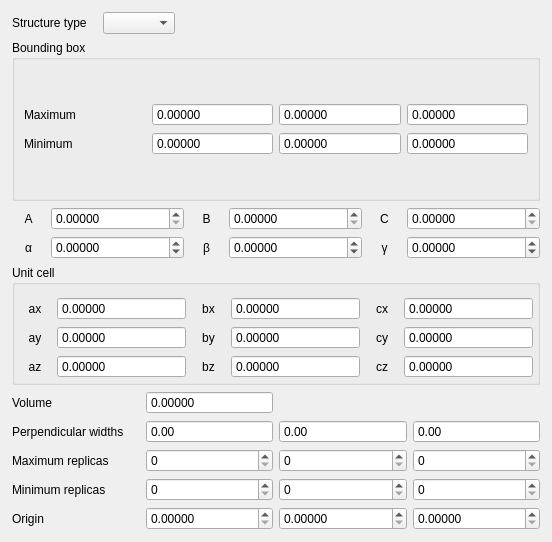
<?xml version="1.0" encoding="UTF-8"?>
<ui version="4.0">
 <class>CellMainWidget</class>
 <widget class="QWidget" name="CellMainWidget">
  <property name="geometry">
   <rect>
    <x>0</x>
    <y>0</y>
    <width>552</width>
    <height>542</height>
   </rect>
  </property>
  <property name="windowTitle">
   <string>Form</string>
  </property>
  <layout class="QVBoxLayout" name="verticalLayout_2" stretch="1,4,0,1,4,1,4">
   <property name="leftMargin">
    <number>12</number>
   </property>
   <property name="topMargin">
    <number>12</number>
   </property>
   <property name="rightMargin">
    <number>12</number>
   </property>
   <property name="bottomMargin">
    <number>12</number>
   </property>
   <item>
    <layout class="QHBoxLayout" name="horizontalLayout_5">
     <item>
      <widget class="QLabel" name="label">
       <property name="text">
        <string>Structure type</string>
       </property>
      </widget>
     </item>
     <item>
      <spacer name="horizontalSpacer">
       <property name="orientation">
        <enum>Qt::Horizontal</enum>
       </property>
       <property name="sizeType">
        <enum>QSizePolicy::Fixed</enum>
       </property>
       <property name="sizeHint" stdset="0">
        <size>
         <width>10</width>
         <height>20</height>
        </size>
       </property>
      </spacer>
     </item>
     <item>
      <widget class="QComboBox" name="cellStructureTypeComboBox">
       <property name="editable">
        <bool>false</bool>
       </property>
      </widget>
     </item>
     <item>
      <spacer name="horizontalSpacer_2">
       <property name="orientation">
        <enum>Qt::Horizontal</enum>
       </property>
       <property name="sizeHint" stdset="0">
        <size>
         <width>40</width>
         <height>20</height>
        </size>
       </property>
      </spacer>
     </item>
    </layout>
   </item>
   <item>
    <layout class="QVBoxLayout" name="verticalLayout_7">
     <item>
      <widget class="QGroupBox" name="groupBox">
       <property name="title">
        <string>Bounding box</string>
       </property>
       <layout class="QVBoxLayout" name="verticalLayout_6">
        <item>
         <layout class="QGridLayout" name="gridLayout">
          <item row="0" column="0">
           <widget class="QLabel" name="label_2">
            <property name="text">
             <string>Maximum</string>
            </property>
           </widget>
          </item>
          <item row="1" column="0">
           <widget class="QLabel" name="label_3">
            <property name="text">
             <string>Minimum</string>
            </property>
           </widget>
          </item>
          <item row="0" column="1">
           <widget class="CustomDoubleSpinBox" name="cellBoundingBoxMaxXDoubleSpinBox">
            <property name="readOnly">
             <bool>true</bool>
            </property>
            <property name="buttonSymbols">
             <enum>QAbstractSpinBox::NoButtons</enum>
            </property>
            <property name="keyboardTracking">
             <bool>false</bool>
            </property>
            <property name="decimals">
             <number>5</number>
            </property>
            <property name="maximum">
             <double>9999.989999999999782</double>
            </property>
           </widget>
          </item>
          <item row="0" column="2">
           <widget class="CustomDoubleSpinBox" name="cellBoundingBoxMaxYDoubleSpinBox">
            <property name="readOnly">
             <bool>true</bool>
            </property>
            <property name="buttonSymbols">
             <enum>QAbstractSpinBox::NoButtons</enum>
            </property>
            <property name="keyboardTracking">
             <bool>false</bool>
            </property>
            <property name="decimals">
             <number>5</number>
            </property>
            <property name="maximum">
             <double>9999.989999999999782</double>
            </property>
           </widget>
          </item>
          <item row="0" column="3">
           <widget class="CustomDoubleSpinBox" name="cellBoundingBoxMaxZDoubleSpinBox">
            <property name="readOnly">
             <bool>true</bool>
            </property>
            <property name="buttonSymbols">
             <enum>QAbstractSpinBox::NoButtons</enum>
            </property>
            <property name="keyboardTracking">
             <bool>false</bool>
            </property>
            <property name="decimals">
             <number>5</number>
            </property>
            <property name="minimum">
             <double>-9999.989999999999782</double>
            </property>
            <property name="maximum">
             <double>9999.989999999999782</double>
            </property>
           </widget>
          </item>
          <item row="1" column="3">
           <widget class="CustomDoubleSpinBox" name="cellBoundingBoxMinZDoubleSpinBox">
            <property name="readOnly">
             <bool>true</bool>
            </property>
            <property name="buttonSymbols">
             <enum>QAbstractSpinBox::NoButtons</enum>
            </property>
            <property name="keyboardTracking">
             <bool>false</bool>
            </property>
            <property name="decimals">
             <number>5</number>
            </property>
            <property name="maximum">
             <double>9999.989999999999782</double>
            </property>
           </widget>
          </item>
          <item row="1" column="2">
           <widget class="CustomDoubleSpinBox" name="cellBoundingBoxMinYDoubleSpinBox">
            <property name="readOnly">
             <bool>true</bool>
            </property>
            <property name="buttonSymbols">
             <enum>QAbstractSpinBox::NoButtons</enum>
            </property>
            <property name="keyboardTracking">
             <bool>false</bool>
            </property>
            <property name="decimals">
             <number>5</number>
            </property>
            <property name="minimum">
             <double>-9999.989999999999782</double>
            </property>
            <property name="maximum">
             <double>9999.989999999999782</double>
            </property>
           </widget>
          </item>
          <item row="1" column="1">
           <widget class="CustomDoubleSpinBox" name="cellBoundingBoxMinXDoubleSpinBox">
            <property name="readOnly">
             <bool>true</bool>
            </property>
            <property name="buttonSymbols">
             <enum>QAbstractSpinBox::NoButtons</enum>
            </property>
            <property name="keyboardTracking">
             <bool>false</bool>
            </property>
            <property name="decimals">
             <number>5</number>
            </property>
            <property name="minimum">
             <double>-9999.989999999999782</double>
            </property>
            <property name="maximum">
             <double>9999.989999999999782</double>
            </property>
           </widget>
          </item>
         </layout>
        </item>
       </layout>
      </widget>
     </item>
    </layout>
   </item>
   <item>
    <layout class="QGridLayout" name="gridLayout_5" columnstretch="1,4,1,4,1,4">
     <item row="1" column="0">
      <widget class="QLabel" name="label_22">
       <property name="text">
        <string>α</string>
       </property>
       <property name="alignment">
        <set>Qt::AlignCenter</set>
       </property>
      </widget>
     </item>
     <item row="0" column="2">
      <widget class="QLabel" name="label_20">
       <property name="text">
        <string>B</string>
       </property>
       <property name="alignment">
        <set>Qt::AlignCenter</set>
       </property>
      </widget>
     </item>
     <item row="1" column="4">
      <widget class="QLabel" name="label_24">
       <property name="text">
        <string>γ</string>
       </property>
       <property name="alignment">
        <set>Qt::AlignCenter</set>
       </property>
      </widget>
     </item>
     <item row="0" column="0">
      <widget class="QLabel" name="label_19">
       <property name="text">
        <string>A</string>
       </property>
       <property name="alignment">
        <set>Qt::AlignCenter</set>
       </property>
      </widget>
     </item>
     <item row="1" column="2">
      <widget class="QLabel" name="label_23">
       <property name="text">
        <string>β</string>
       </property>
       <property name="alignment">
        <set>Qt::AlignCenter</set>
       </property>
      </widget>
     </item>
     <item row="0" column="3">
      <widget class="CustomDoubleSpinBox" name="unitCellBDoubleSpinBox">
       <property name="readOnly">
        <bool>false</bool>
       </property>
       <property name="keyboardTracking">
        <bool>false</bool>
       </property>
       <property name="decimals">
        <number>5</number>
       </property>
       <property name="maximum">
        <double>999999.989999999990687</double>
       </property>
      </widget>
     </item>
     <item row="0" column="1">
      <widget class="CustomDoubleSpinBox" name="unitCellADoubleSpinBox">
       <property name="readOnly">
        <bool>false</bool>
       </property>
       <property name="keyboardTracking">
        <bool>false</bool>
       </property>
       <property name="decimals">
        <number>5</number>
       </property>
       <property name="maximum">
        <double>99999.990000000005239</double>
       </property>
      </widget>
     </item>
     <item row="1" column="1">
      <widget class="CustomDoubleSpinBox" name="unitCellAlphaDoubleSpinBox">
       <property name="readOnly">
        <bool>false</bool>
       </property>
       <property name="keyboardTracking">
        <bool>false</bool>
       </property>
       <property name="decimals">
        <number>5</number>
       </property>
       <property name="minimum">
        <double>-9999.989999999999782</double>
       </property>
       <property name="maximum">
        <double>9999.989999999999782</double>
       </property>
      </widget>
     </item>
     <item row="1" column="3">
      <widget class="CustomDoubleSpinBox" name="unitCellBetaDoubleSpinBox">
       <property name="readOnly">
        <bool>false</bool>
       </property>
       <property name="keyboardTracking">
        <bool>false</bool>
       </property>
       <property name="decimals">
        <number>5</number>
       </property>
       <property name="minimum">
        <double>-9999.989999999999782</double>
       </property>
       <property name="maximum">
        <double>9999.989999999999782</double>
       </property>
      </widget>
     </item>
     <item row="1" column="5">
      <widget class="CustomDoubleSpinBox" name="unitCellGammaDoubleSpinBox">
       <property name="readOnly">
        <bool>false</bool>
       </property>
       <property name="keyboardTracking">
        <bool>false</bool>
       </property>
       <property name="decimals">
        <number>5</number>
       </property>
       <property name="minimum">
        <double>-9999.989999999999782</double>
       </property>
       <property name="maximum">
        <double>9999.989999999999782</double>
       </property>
      </widget>
     </item>
     <item row="0" column="5">
      <widget class="CustomDoubleSpinBox" name="unitCellCDoubleSpinBox">
       <property name="readOnly">
        <bool>false</bool>
       </property>
       <property name="keyboardTracking">
        <bool>false</bool>
       </property>
       <property name="decimals">
        <number>5</number>
       </property>
       <property name="maximum">
        <double>999999.989999999990687</double>
       </property>
      </widget>
     </item>
     <item row="0" column="4">
      <widget class="QLabel" name="label_17">
       <property name="text">
        <string>C</string>
       </property>
       <property name="alignment">
        <set>Qt::AlignCenter</set>
       </property>
      </widget>
     </item>
    </layout>
   </item>
   <item>
    <layout class="QVBoxLayout" name="verticalLayout_3" stretch="2">
     <item>
      <layout class="QVBoxLayout" name="verticalLayout_4">
       <item>
        <widget class="QGroupBox" name="groupBox_2">
         <property name="title">
          <string>Unit cell</string>
         </property>
         <layout class="QVBoxLayout" name="verticalLayout_5">
          <property name="leftMargin">
           <number>4</number>
          </property>
          <property name="topMargin">
           <number>12</number>
          </property>
          <property name="rightMargin">
           <number>4</number>
          </property>
          <property name="bottomMargin">
           <number>4</number>
          </property>
          <item>
           <layout class="QGridLayout" name="gridLayout_2" columnstretch="1,4,1,4,1,4">
            <item row="2" column="4">
             <widget class="QLabel" name="label_12">
              <property name="text">
               <string>cz</string>
              </property>
              <property name="alignment">
               <set>Qt::AlignCenter</set>
              </property>
             </widget>
            </item>
            <item row="0" column="0">
             <widget class="QLabel" name="label_4">
              <property name="text">
               <string>ax</string>
              </property>
              <property name="alignment">
               <set>Qt::AlignCenter</set>
              </property>
             </widget>
            </item>
            <item row="0" column="2">
             <widget class="QLabel" name="label_7">
              <property name="text">
               <string>bx</string>
              </property>
              <property name="alignment">
               <set>Qt::AlignCenter</set>
              </property>
             </widget>
            </item>
            <item row="0" column="4">
             <widget class="QLabel" name="label_10">
              <property name="text">
               <string>cx</string>
              </property>
              <property name="alignment">
               <set>Qt::AlignCenter</set>
              </property>
             </widget>
            </item>
            <item row="1" column="0">
             <widget class="QLabel" name="label_5">
              <property name="text">
               <string>ay</string>
              </property>
              <property name="alignment">
               <set>Qt::AlignCenter</set>
              </property>
             </widget>
            </item>
            <item row="2" column="0">
             <widget class="QLabel" name="label_6">
              <property name="text">
               <string>az</string>
              </property>
              <property name="alignment">
               <set>Qt::AlignCenter</set>
              </property>
             </widget>
            </item>
            <item row="1" column="2">
             <widget class="QLabel" name="label_9">
              <property name="text">
               <string>by</string>
              </property>
              <property name="alignment">
               <set>Qt::AlignCenter</set>
              </property>
             </widget>
            </item>
            <item row="1" column="4">
             <widget class="QLabel" name="label_11">
              <property name="text">
               <string>cy</string>
              </property>
              <property name="alignment">
               <set>Qt::AlignCenter</set>
              </property>
             </widget>
            </item>
            <item row="2" column="2">
             <widget class="QLabel" name="label_8">
              <property name="text">
               <string>bz</string>
              </property>
              <property name="alignment">
               <set>Qt::AlignCenter</set>
              </property>
             </widget>
            </item>
            <item row="0" column="1">
             <widget class="CustomDoubleSpinBox" name="unitCellAXDoubleSpinBox">
              <property name="readOnly">
               <bool>true</bool>
              </property>
              <property name="buttonSymbols">
               <enum>QAbstractSpinBox::NoButtons</enum>
              </property>
              <property name="keyboardTracking">
               <bool>false</bool>
              </property>
              <property name="decimals">
               <number>5</number>
              </property>
              <property name="minimum">
               <double>-99999.990000000005239</double>
              </property>
              <property name="maximum">
               <double>99999.990000000005239</double>
              </property>
             </widget>
            </item>
            <item row="1" column="1">
             <widget class="CustomDoubleSpinBox" name="unitCellAYDoubleSpinBox">
              <property name="readOnly">
               <bool>true</bool>
              </property>
              <property name="buttonSymbols">
               <enum>QAbstractSpinBox::NoButtons</enum>
              </property>
              <property name="keyboardTracking">
               <bool>false</bool>
              </property>
              <property name="decimals">
               <number>5</number>
              </property>
              <property name="minimum">
               <double>-999.990000000000009</double>
              </property>
              <property name="maximum">
               <double>999.990000000000009</double>
              </property>
             </widget>
            </item>
            <item row="2" column="1">
             <widget class="CustomDoubleSpinBox" name="unitCellAZDoubleSpinBox">
              <property name="readOnly">
               <bool>true</bool>
              </property>
              <property name="buttonSymbols">
               <enum>QAbstractSpinBox::NoButtons</enum>
              </property>
              <property name="keyboardTracking">
               <bool>false</bool>
              </property>
              <property name="decimals">
               <number>5</number>
              </property>
              <property name="minimum">
               <double>-999.990000000000009</double>
              </property>
              <property name="maximum">
               <double>999.990000000000009</double>
              </property>
             </widget>
            </item>
            <item row="0" column="3">
             <widget class="CustomDoubleSpinBox" name="unitCellBXDoubleSpinBox">
              <property name="readOnly">
               <bool>true</bool>
              </property>
              <property name="buttonSymbols">
               <enum>QAbstractSpinBox::NoButtons</enum>
              </property>
              <property name="keyboardTracking">
               <bool>false</bool>
              </property>
              <property name="decimals">
               <number>5</number>
              </property>
              <property name="minimum">
               <double>-99999.990000000005239</double>
              </property>
              <property name="maximum">
               <double>99999.990000000005239</double>
              </property>
             </widget>
            </item>
            <item row="1" column="3">
             <widget class="CustomDoubleSpinBox" name="unitCellBYDoubleSpinBox">
              <property name="readOnly">
               <bool>true</bool>
              </property>
              <property name="buttonSymbols">
               <enum>QAbstractSpinBox::NoButtons</enum>
              </property>
              <property name="keyboardTracking">
               <bool>false</bool>
              </property>
              <property name="decimals">
               <number>5</number>
              </property>
              <property name="minimum">
               <double>-99999.990000000005239</double>
              </property>
              <property name="maximum">
               <double>99999.990000000005239</double>
              </property>
             </widget>
            </item>
            <item row="2" column="3">
             <widget class="CustomDoubleSpinBox" name="unitCellBZDoubleSpinBox">
              <property name="readOnly">
               <bool>true</bool>
              </property>
              <property name="buttonSymbols">
               <enum>QAbstractSpinBox::NoButtons</enum>
              </property>
              <property name="keyboardTracking">
               <bool>false</bool>
              </property>
              <property name="decimals">
               <number>5</number>
              </property>
              <property name="minimum">
               <double>-99999.990000000005239</double>
              </property>
              <property name="maximum">
               <double>99999.990000000005239</double>
              </property>
             </widget>
            </item>
            <item row="0" column="5">
             <widget class="CustomDoubleSpinBox" name="unitCellCXDoubleSpinBox">
              <property name="readOnly">
               <bool>true</bool>
              </property>
              <property name="buttonSymbols">
               <enum>QAbstractSpinBox::NoButtons</enum>
              </property>
              <property name="keyboardTracking">
               <bool>false</bool>
              </property>
              <property name="decimals">
               <number>5</number>
              </property>
              <property name="minimum">
               <double>-99999.990000000005239</double>
              </property>
              <property name="maximum">
               <double>99999.990000000005239</double>
              </property>
             </widget>
            </item>
            <item row="1" column="5">
             <widget class="CustomDoubleSpinBox" name="unitCellCYDoubleSpinBox">
              <property name="readOnly">
               <bool>true</bool>
              </property>
              <property name="buttonSymbols">
               <enum>QAbstractSpinBox::NoButtons</enum>
              </property>
              <property name="keyboardTracking">
               <bool>false</bool>
              </property>
              <property name="decimals">
               <number>5</number>
              </property>
              <property name="minimum">
               <double>-99999.990000000005239</double>
              </property>
              <property name="maximum">
               <double>99999.990000000005239</double>
              </property>
             </widget>
            </item>
            <item row="2" column="5">
             <widget class="CustomDoubleSpinBox" name="unitCellCZDoubleSpinBox">
              <property name="readOnly">
               <bool>true</bool>
              </property>
              <property name="buttonSymbols">
               <enum>QAbstractSpinBox::NoButtons</enum>
              </property>
              <property name="keyboardTracking">
               <bool>false</bool>
              </property>
              <property name="decimals">
               <number>5</number>
              </property>
              <property name="minimum">
               <double>-99999.990000000005239</double>
              </property>
              <property name="maximum">
               <double>99999.990000000005239</double>
              </property>
             </widget>
            </item>
           </layout>
          </item>
         </layout>
        </widget>
       </item>
      </layout>
     </item>
    </layout>
   </item>
   <item>
    <layout class="QHBoxLayout" name="horizontalLayout_6">
     <item>
      <layout class="QGridLayout" name="gridLayout_3">
       <item row="1" column="1">
        <widget class="CustomDoubleSpinBox" name="perpendicularWidthXDoubleSpinBox">
         <property name="readOnly">
          <bool>true</bool>
         </property>
         <property name="buttonSymbols">
          <enum>QAbstractSpinBox::NoButtons</enum>
         </property>
         <property name="keyboardTracking">
          <bool>false</bool>
         </property>
         <property name="decimals">
          <number>2</number>
         </property>
         <property name="maximum">
          <double>999999.989999999990687</double>
         </property>
        </widget>
       </item>
       <item row="0" column="1">
        <widget class="CustomDoubleSpinBox" name="volumeDoubleSpinBox">
         <property name="readOnly">
          <bool>true</bool>
         </property>
         <property name="buttonSymbols">
          <enum>QAbstractSpinBox::NoButtons</enum>
         </property>
         <property name="keyboardTracking">
          <bool>false</bool>
         </property>
         <property name="decimals">
          <number>5</number>
         </property>
         <property name="maximum">
          <double>999999.989999999990687</double>
         </property>
        </widget>
       </item>
       <item row="1" column="0">
        <widget class="QLabel" name="label_14">
         <property name="text">
          <string>Perpendicular widths</string>
         </property>
        </widget>
       </item>
       <item row="0" column="0">
        <widget class="QLabel" name="label_13">
         <property name="text">
          <string>Volume</string>
         </property>
        </widget>
       </item>
       <item row="1" column="2">
        <widget class="CustomDoubleSpinBox" name="perpendicularWidthYDoubleSpinBox">
         <property name="readOnly">
          <bool>true</bool>
         </property>
         <property name="buttonSymbols">
          <enum>QAbstractSpinBox::NoButtons</enum>
         </property>
         <property name="keyboardTracking">
          <bool>false</bool>
         </property>
         <property name="decimals">
          <number>2</number>
         </property>
         <property name="maximum">
          <double>999999.989999999990687</double>
         </property>
        </widget>
       </item>
       <item row="1" column="3">
        <widget class="CustomDoubleSpinBox" name="perpendicularWidthZDoubleSpinBox">
         <property name="readOnly">
          <bool>true</bool>
         </property>
         <property name="buttonSymbols">
          <enum>QAbstractSpinBox::NoButtons</enum>
         </property>
         <property name="keyboardTracking">
          <bool>false</bool>
         </property>
         <property name="decimals">
          <number>2</number>
         </property>
         <property name="maximum">
          <double>999999.989999999990687</double>
         </property>
        </widget>
       </item>
      </layout>
     </item>
    </layout>
   </item>
   <item>
    <layout class="QHBoxLayout" name="horizontalLayout_7">
     <item>
      <layout class="QGridLayout" name="gridLayout_7">
       <item row="0" column="0">
        <widget class="QLabel" name="label_15">
         <property name="text">
          <string>Maximum replicas</string>
         </property>
        </widget>
       </item>
       <item row="0" column="1">
        <widget class="CustomIntSpinBox" name="cellMaximumReplicaX">
         <property name="keyboardTracking">
          <bool>false</bool>
         </property>
        </widget>
       </item>
       <item row="0" column="2">
        <widget class="CustomIntSpinBox" name="cellMaximumReplicaY">
         <property name="keyboardTracking">
          <bool>false</bool>
         </property>
        </widget>
       </item>
       <item row="0" column="3">
        <widget class="CustomIntSpinBox" name="cellMaximumReplicaZ">
         <property name="keyboardTracking">
          <bool>false</bool>
         </property>
        </widget>
       </item>
       <item row="1" column="0">
        <widget class="QLabel" name="label_25">
         <property name="text">
          <string>Minimum replicas</string>
         </property>
        </widget>
       </item>
       <item row="1" column="1">
        <widget class="CustomIntSpinBox" name="cellMinimumReplicaX">
         <property name="keyboardTracking">
          <bool>false</bool>
         </property>
        </widget>
       </item>
       <item row="1" column="2">
        <widget class="CustomIntSpinBox" name="cellMinimumReplicaY">
         <property name="keyboardTracking">
          <bool>false</bool>
         </property>
        </widget>
       </item>
       <item row="1" column="3">
        <widget class="CustomIntSpinBox" name="cellMinimumReplicaZ">
         <property name="keyboardTracking">
          <bool>false</bool>
         </property>
        </widget>
       </item>
      </layout>
     </item>
    </layout>
   </item>
   <item>
    <layout class="QHBoxLayout" name="horizontalLayout_3">
     <item>
      <widget class="QLabel" name="label_16">
       <property name="text">
        <string>Origin</string>
       </property>
      </widget>
     </item>
     <item>
      <widget class="CustomDoubleSpinBox" name="originXDoubleSpinBox">
       <property name="keyboardTracking">
        <bool>false</bool>
       </property>
       <property name="decimals">
        <number>5</number>
       </property>
       <property name="maximum">
        <double>9999.989999999999782</double>
       </property>
      </widget>
     </item>
     <item>
      <widget class="CustomDoubleSpinBox" name="originYDoubleSpinBox">
       <property name="keyboardTracking">
        <bool>false</bool>
       </property>
       <property name="decimals">
        <number>5</number>
       </property>
       <property name="maximum">
        <double>9999.989999999999782</double>
       </property>
      </widget>
     </item>
     <item>
      <widget class="CustomDoubleSpinBox" name="originZDoubleSpinBox">
       <property name="keyboardTracking">
        <bool>false</bool>
       </property>
       <property name="decimals">
        <number>5</number>
       </property>
       <property name="maximum">
        <double>9999.989999999999782</double>
       </property>
      </widget>
     </item>
    </layout>
   </item>
  </layout>
 </widget>
 <customwidgets>
  <customwidget>
   <class>CustomDoubleSpinBox</class>
   <extends>QDoubleSpinBox</extends>
   <header>customdoublespinbox.h</header>
  </customwidget>
  <customwidget>
   <class>CustomIntSpinBox</class>
   <extends>QSpinBox</extends>
   <header>customintspinbox.h</header>
  </customwidget>
 </customwidgets>
 <resources/>
 <connections/>
</ui>
